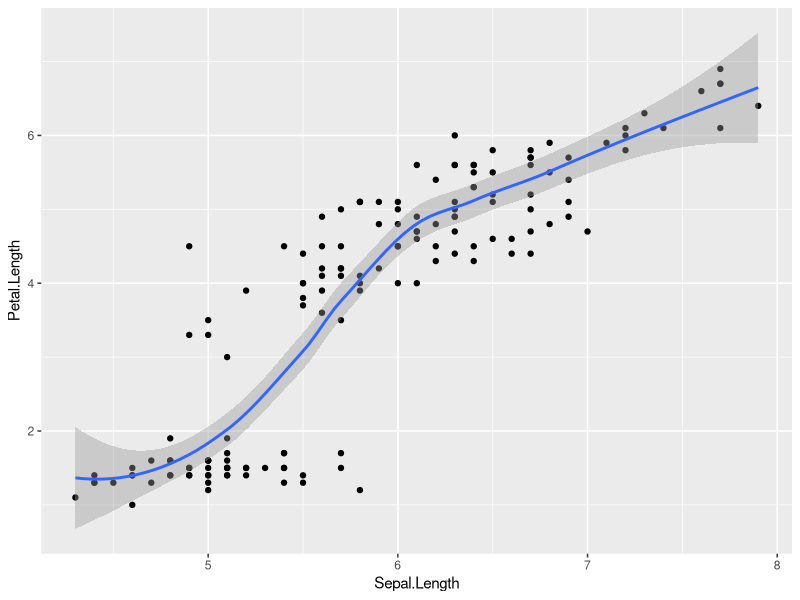
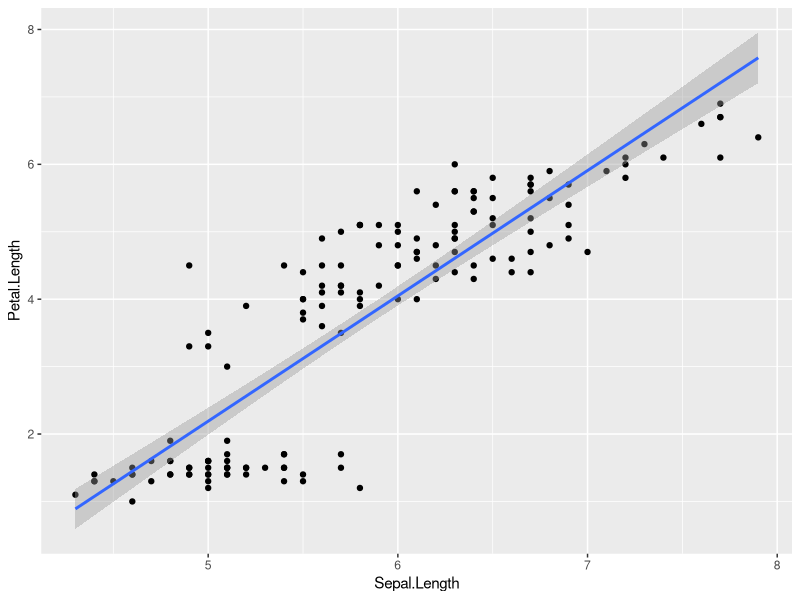
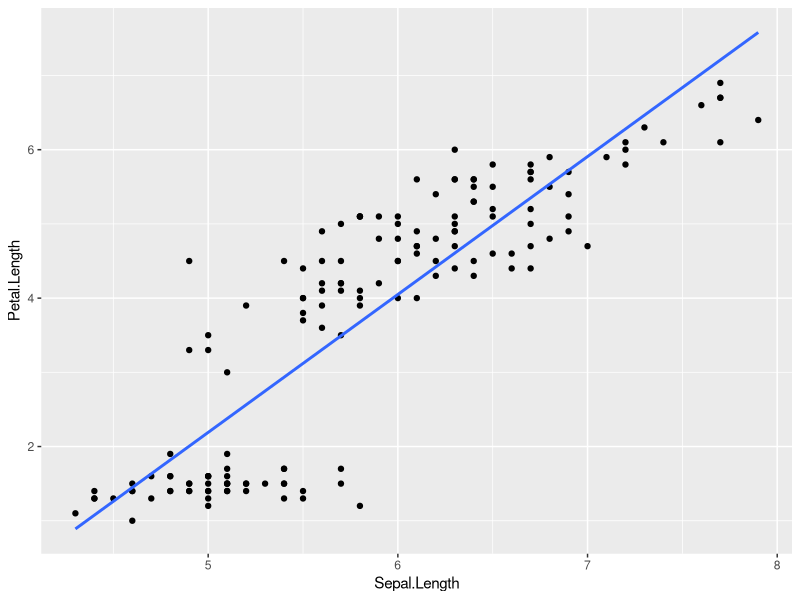
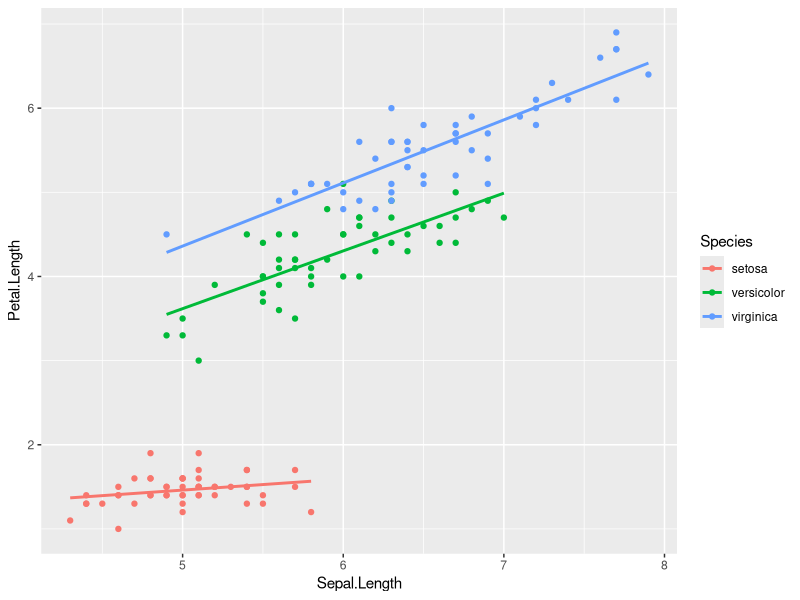
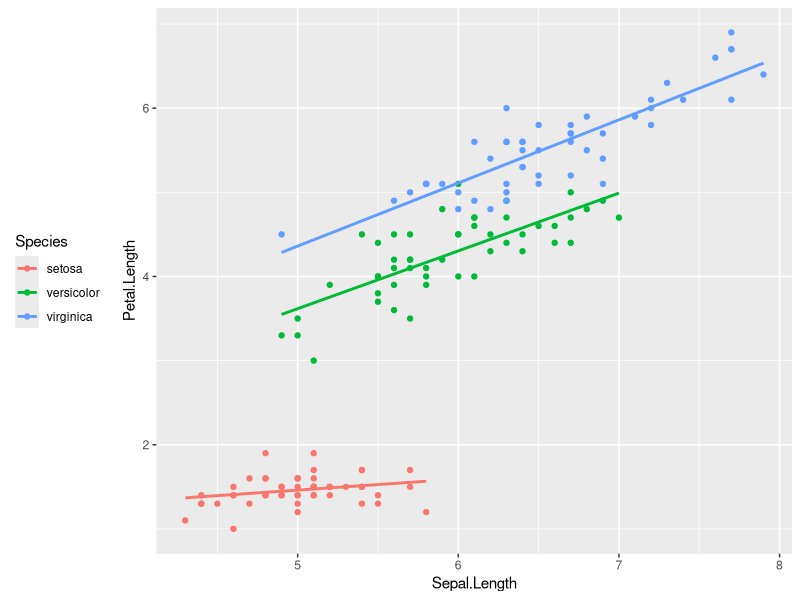
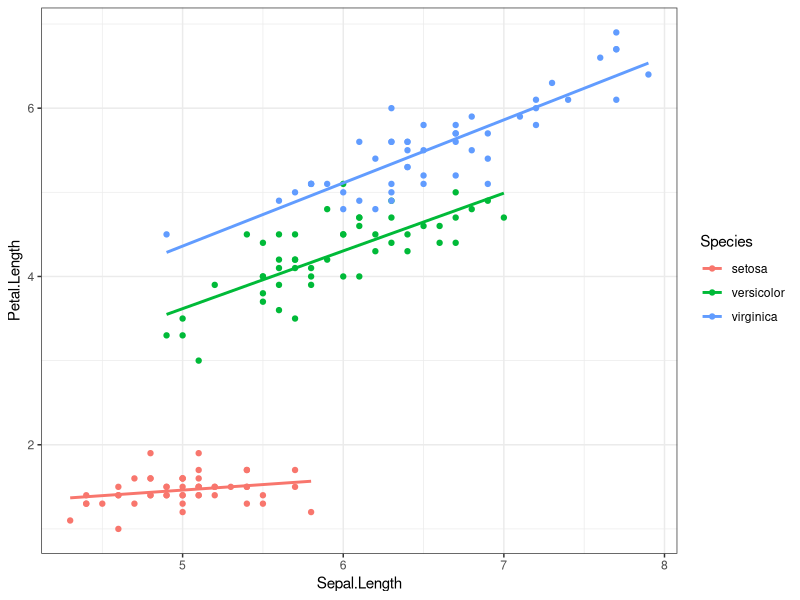
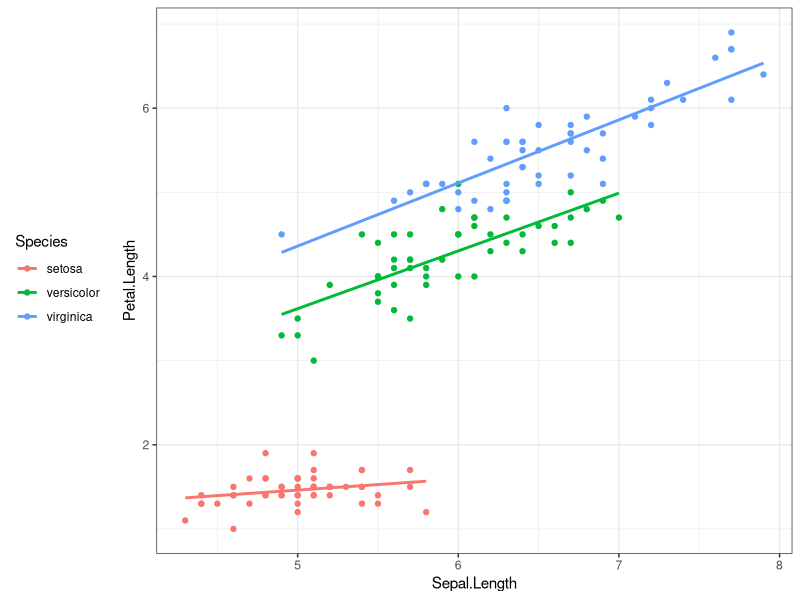
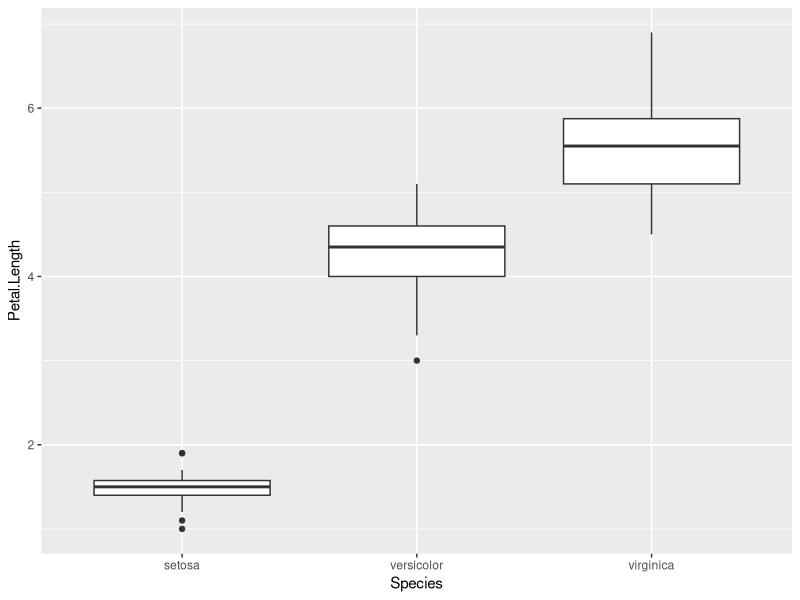

The R source for these figures, in order:
## ---- chunk 1
#| message: false
library(tidyverse)

ggplot(iris) +
  aes(x = Sepal.Length, y = Petal.Length) +
  geom_point() +
  geom_smooth()
## ---- chunk 2
#| message: false
ggplot(iris) +
  aes(x = Sepal.Length, y = Petal.Length) +
  geom_point() +
  geom_smooth(method = "lm")
## ---- chunk 3
#| message: false
ggplot(iris) +
  aes(x = Sepal.Length, y = Petal.Length) +
  geom_point() +
  geom_smooth(method = "lm", se = FALSE)
## ---- chunk 4
#| message: false
ggplot(iris) +
  aes(x = Sepal.Length, y = Petal.Length, colour = Species) +
  geom_point() +
  geom_smooth(method = "lm", se = FALSE)
## ---- chunk 5
#| message: false
ggplot(iris) +
  aes(x = Sepal.Length, y = Petal.Length, colour = Species) +
  geom_point() +
  geom_smooth(method = "lm", se = FALSE) +
  theme(legend.position = "left") # "top", "bottom", "left", "right", or "none"
## ---- chunk 6
#| message: false
ggplot(iris) +
  aes(x = Sepal.Length, y = Petal.Length, colour = Species) +
  geom_point() +
  geom_smooth(method = "lm", se = FALSE) +
  theme(legend.position = "left") + # Position legend at the left
  theme_bw() # This defines the general theme - and thus overrides the line above...
## ---- chunk 7
#| message: false
ggplot(iris) +
  aes(x = Sepal.Length, y = Petal.Length, colour = Species) +
  geom_point() +
  geom_smooth(method = "lm", se = FALSE) +
  theme_bw() + # This defines the general theme
  theme(legend.position = "left") # We now override the default legend positioning
## ---- chunk 8
iris %>%
  ggplot() +
  aes(x = Species, y = Petal.Length) +
  geom_boxplot()
## ---- chunk 9
iris %>%
  ggplot() +
  aes(x = Species, y = Petal.Length) +
  geom_boxplot() +
  scale_y_continuous(name = "Petal length [cm]",
                     limits = c(0, 7),
                     breaks = c(0, 3.5, 7))
## ---- chunk 10
iris %>%
  ggplot() +
  aes(x = Species, y = Petal.Length) +
  geom_boxplot() +
  scale_y_continuous(name = "Petal length [cm]",
                     limits = c(0, 7),
                     breaks = c(0, 3.5, 7),
                     labels = c("0", "7/2", "7"))
## ---- chunk 11
iris %>%
  ggplot() +
  aes(x = Species, y = Petal.Length) +
  geom_boxplot() +
  scale_y_continuous(name = "Petal length [cm]",
                     limits = c(0, 7),
                     breaks = c(0, 3.5, 7),
                     labels = c("0", "7/2", "7")) +
  scale_x_discrete(name = "Species (genus: Iris)")
## ---- chunk 12
iris %>%
  ggplot() +
  aes(x = Species, y = Petal.Length) +
  geom_boxplot() +
  scale_y_continuous(name = "Petal length [cm]",
                     limits = c(0, 7),
                     breaks = c(0, 3.5, 7),
                     labels = c("0", "7/2", "7")) +
  scale_x_discrete(labels = c("Iris setosa", "Iris versicolor", "Iris virginica"))
## ---- chunk 13
iris %>%
  ggplot() +
  aes(x = Species, y = Petal.Length, colour = Species, fill = Species) +
  geom_boxplot(alpha = 0.2) +
  scale_y_continuous(name = "Petal length [cm]",
                     limits = c(0, 7),
                     breaks = c(0, 3.5, 7),
                     labels = c("0", "7/2", "7")) +
  scale_x_discrete(labels = c("Iris setosa", "Iris versicolor", "Iris virginica")) +
  scale_colour_manual(values = c("steelblue", "goldenrod", "forestgreen")) +
  scale_fill_manual(values = c("steelblue", "goldenrod", "forestgreen"))
## ---- chunk 14
#| message: false
iris %>%
  ggplot() +
  aes(x = Petal.Length) +
  geom_histogram()
## ---- chunk 15
#| message: false
iris %>%
  ggplot() +
  aes(x = Petal.Length) +
  geom_histogram() +
  facet_grid(. ~ Species)
## ---- chunk 16
#| message: false
iris %>%
  ggplot() +
  aes(x = Petal.Length) +
  geom_histogram() +
  facet_grid(Species ~ .)
## ---- chunk 17
as_tibble(iris) %>%
  pivot_longer(cols = c(Sepal.Length, Sepal.Width, Petal.Length, Petal.Width),
               names_to = "Trait",
               values_to = "Measurement")
## ---- chunk 18
#| message: false
as_tibble(iris) %>%
  pivot_longer(cols = c(Sepal.Length, Sepal.Width, Petal.Length, Petal.Width),
               names_to = "Trait",
               values_to = "Measurement") %>%
  ggplot() +
  aes(x = Measurement) +
  geom_histogram() +
  facet_grid(Species ~ Trait)
